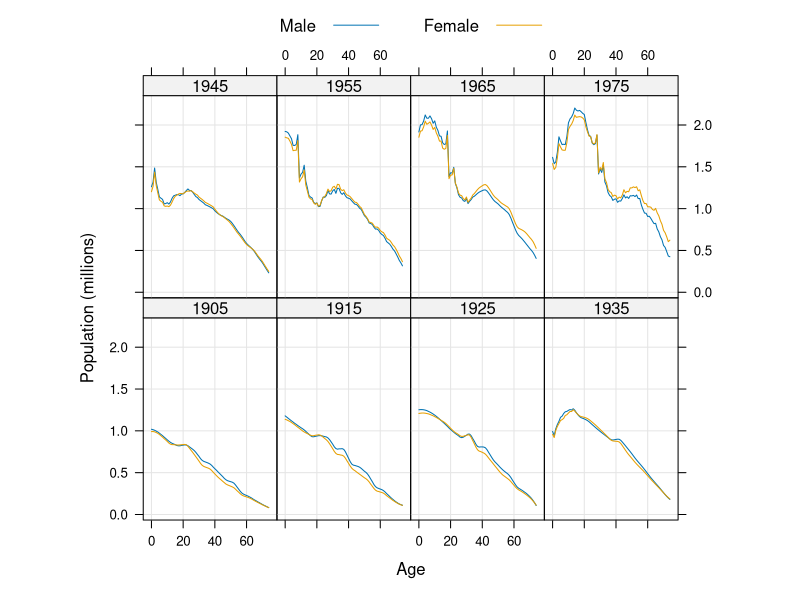

Reproduce this figure in R.
library(latticeExtra)


### Name: USAge
### Title: US national population estimates
### Aliases: USAge USAge.table USAge.df
### Keywords: datasets

### ** Examples

data(USAge.df)
head(USAge.df)

## Figure 10.7 from Sarkar (2008)
xyplot(Population ~ Age | factor(Year), USAge.df,
       groups = Sex, type = c("l", "g"),
       auto.key = list(points = FALSE, lines = TRUE, columns = 2),
       aspect = "xy", ylab = "Population (millions)",
       subset = Year %in% seq(1905, 1975, by = 10))
